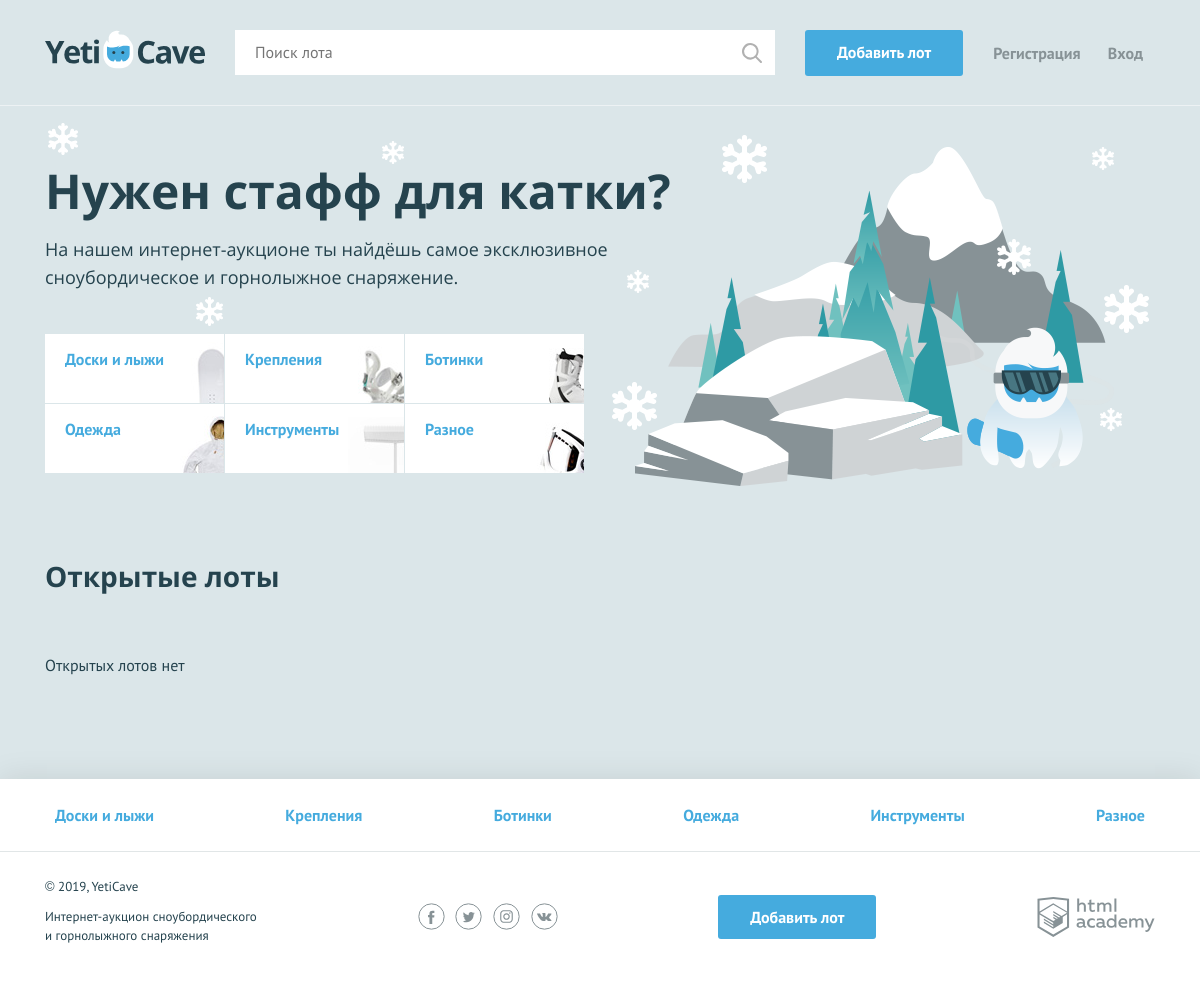
The page / on the database its author committed.
### tables this page shows
CREATE TABLE category (
	id INT UNSIGNED NOT NULL AUTO_INCREMENT PRIMARY KEY,
	name VARCHAR(100) NOT NULL,
	code VARCHAR(20) NOT NULL
);

### helpers.php (called while the page is built, shortened)
<?php
function include_template($name, array $data = [])
{
    $name = 'templates/' . $name;
    extract($data);
    require $name;
    $result = ob_get_clean();
    return $result;
}

### functions.php (called while the page is built, shortened)
<?php
function get_categories($connect)
{
    $sql_categories = 'SELECT id, name, code FROM category';
    $result_categories = mysqli_query($connect, $sql_categories);
    $categories = mysqli_fetch_all($result_categories, MYSQLI_ASSOC);
    return $categories;
}
function get_lots_active($link, int $page_items, int $offset)
{
    $sql_lots_active = 'SELECT lot.id, date_finish, category.name AS category, title, path,
     IFNULL(MAX(rate.cost), lot.cost) AS current_price
    FROM lot
        JOIN category ON lot.category_id = category.id
        LEFT JOIN rate ON rate.lot_id = lot.id
            WHERE date_finish > NOW()
            GROUP BY lot.id
            ORDER BY lot.date_start DESC LIMIT ? OFFSET ?';
    $stmt = mysqli_prepare($link, $sql_lots_active);
    mysqli_stmt_bind_param($stmt, 'ii', $page_items, $offset);
    mysqli_stmt_execute($stmt);
    $result_lots_active = mysqli_stmt_get_result($stmt);
    $fetch_lots_active = mysqli_fetch_all($result_lots_active, MYSQLI_ASSOC);
    if ($fetch_lots_active === []) {
        $fetch_lots_active = null;
    }
    return $fetch_lots_active;
}

### templates/main.php (the view, shortened to what this page needs)
<main class="container">
    <section class="promo">
        <h2 class="promo__title">Нужен стафф для катки?</h2>
        <p class="promo__text">На нашем интернет-аукционе ты найдёшь самое эксклюзивное сноубордическое и горнолыжное
         снаряжение.</p>
        <ul class="promo__list">
            <?php if ($categories !== null) : ?>
                <?php foreach ($categories as $category) : ?>
                    <li class="promo__item promo__item--<?= $category['code']; ?>">
                        <a class="promo__link" href="all-lots.php?category_id=<?= $category['id']; ?>">
                            <?= htmlspecialchars($category['name']); ?>
                        </a>
                    </li>
                <?php endforeach; ?>
            <?php endif; ?>
        </ul>
    </section>
    <section class="lots">
        <div class="lots__header">
            <h2>Открытые лоты</h2>
        </div>
        <ul class="lots__list">
            <?php if ($lots === null) : ?>
            <p>Открытых лотов нет</p>
            <?php endif; ?>
        </ul>
    </section>
</main>

### templates/layout.php (shortened to what this page needs)
<!DOCTYPE html>
<html lang="ru">
<head>
    <link href="../css/normalize.min.css" rel="stylesheet">
    <link href="../css/style.css" rel="stylesheet">
    <link href="../css/flatpickr.min.css" rel="stylesheet">
</head>
<body>
<div class="page-wrapper">
    <header class="main-header">
        <div class="main-header__container container">
            <a class="main-header__logo" href="index.php">
                <img src="../img/logo.svg" width="160" height="39" alt="Логотип компании YetiCave">
            </a>
            <form class="main-header__search" method="get" action="search.php" autocomplete="off">
                <input type="search" name="search" placeholder="Поиск лота"
                       value="<?= htmlspecialchars($search ?? ''); ?>">
                <input class="main-header__search-btn" type="submit" name="find" value="Найти">
            </form>
            <a class="main-header__add-lot button" href="add.php">Добавить лот</a>
            <nav class="user-menu">
                <?php if ($is_auth) : ?>
                    <div class="user-menu__logged">
                        <p><?= $user_name; ?></p>
                        <a class="user-menu__bets" href="my-bets.php">Мои ставки</a>
                        <a class="user-menu__logout" href="logout.php">Выход</a>
                    </div>
                <?php else : ?>
                    <ul class="user-menu__list">
                        <li class="user-menu__item">
                            <a href="registration.php">Регистрация</a>
                        </li>
                        <li class="user-menu__item">
                            <a href="user-login.php">Вход</a>
                        </li>
                    </ul>
                <?php endif; ?>
            </nav>
        </div>
    </header>
    <?= $content; ?>
</div>
<footer class="main-footer">
    <nav class="nav">
        <ul class="nav__list container">
        <?php if ($categories === null) : ?>
                <?= ''; ?>
        <?php else :?>
            <?php foreach ($categories as $category) : ?>
                <li class="nav__item
                <?php if (isset($_GET['category_id']) && ((int)$category['id'] === (int)$_GET['category_id'])) : ?>
                    nav__item--current
                <?php endif; ?>">
                    <a href="all-lots.php?category_id=<?= (int)$category['id']; ?>">
                        <?= htmlspecialchars($category['name']); ?>
                    </a>
                </li>
            <?php endforeach; ?>
        <?php endif; ?>
        </ul>
    </nav>
    <div class="main-footer__bottom container">
        <div class="main-footer__copyright">
            <p>© 2019, YetiCave</p>
            <p>Интернет-аукцион сноубордического и горнолыжного снаряжения</p>
        </div>
        <div class="main-footer__social social">
            <a class="social__link social__link--facebook" href="#">
            </a>
            <a class="social__link social__link--twitter" href="#">
            </a>
            <a class="social__link social__link--instagram" href="#">
            </a>
            <a class="social__link social__link--vkontakte" href="#">
            </a>
        </div>
        <a class="main-footer__add-lot button" href="add.php">Добавить лот</a>
        <div class="main-footer__developed-by">
            <a class="logo-academy" href="https://htmlacademy.ru/intensive/php">
            </a>
        </div>
    </div>
</footer>
</body>
</html>

### index.php (shortened to what this page needs)
<?php
require_once 'helpers.php';
require_once 'functions.php';
$connect = db_connect();
$title = 'Главная';
$user_name = '';
$back_page = '';
$is_auth = false;
$categories = get_categories($connect);
$sql_lots = 'SELECT COUNT(*) as count FROM lot WHERE date_finish > NOW()';
$result_lots = mysqli_query($connect, $sql_lots);
$lots = (int)mysqli_fetch_assoc($result_lots)['count'];
$page_items = 9;
$pages_count = ceil($lots / $page_items);
if (isset($_GET['page'])
    && ($_GET['page'] === ''
    || (int)$_GET['page'] > (int)$pages_count
    || (int)$_GET['page'] <= 0)
) {
    header('Location: 404.php');
    die();
} elseif (!isset($_GET['page'])) {
    $cur_page = 1;
} else {
    $cur_page = (int)$_GET['page'];
}
$offset = ($cur_page - 1) * $page_items;
$pages = range(1, $pages_count);
$lots = get_lots_active($connect, $page_items, $offset);
$page_content = include_template(
    'main.php',
    [
    'categories' => $categories,
    'lots' => $lots,
    'pages_count' => $pages_count,
    'pages' => $pages,
    'cur_page' => $cur_page,
    'back_page' => $back_page
    ]
);
$layout_content = include_template(
    'layout.php',
    [
    'content' => $page_content,
    'categories' => $categories,
    'title' => $title,
    'user_name' => $user_name,
    'is_auth' => $is_auth
    ]
);
echo $layout_content;

### rows shown on the page
category: shows a picture, name "Доски и лыжи"
category: shows a picture, name "Крепления"
category: shows a picture, name "Ботинки"
category: shows a picture, name "Одежда"
category: shows a picture, name "Инструменты"
category: shows a picture, name "Разное"
